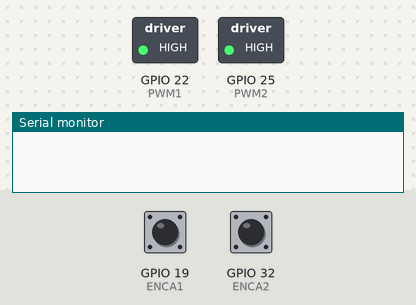
A sketch run on a simulated ESP32. On the bench: switched loads named in the sketch (green lamp = pin HIGH), the last lines printed to the serial monitor. The inputs (shaded band) are chosen by the test bench; at power-on: GPIO 19 (ENCA1) HIGH, GPIO 32 (ENCA2) HIGH.

Above: at 5.0 s.
At 10.5 s:
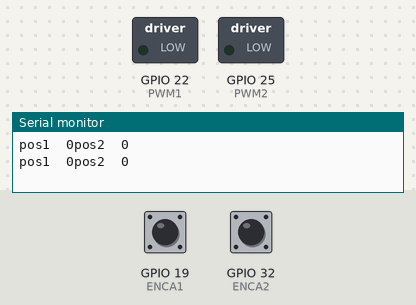
Timing chart, 0 to 14.3 s (numbered marks = the images above):
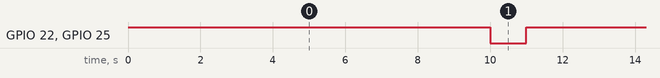

Measured:
- by itself, GPIO 22 (PWM1), GPIO 25 (PWM2): alternates HIGH for 10.0 s and LOW for 1.0 s

The sketch:

final_autonomus_robot.ino
```cpp
#define ENCA1 19
#define ENCB1 16
#define PWM1 22
#define IN1 23

#define ENCA2 32
#define ENCB2 33
#define PWM2 25
#define IN2 26

int pos1 = 0;
int pos2 = 0;
void setup() {
  Serial.begin(9600);
  pinMode(ENCA1,INPUT);
  pinMode(ENCB1,INPUT);
  pinMode(ENCA2,INPUT);
  pinMode(ENCB2,INPUT);
  pinMode(PWM1,INPUT);
  pinMode(IN1,INPUT);
  pinMode(PWM2,INPUT);
  pinMode(IN2,INPUT);
  attachInterrupt(digitalPinToInterrupt(ENCA1),readEncoder1,RISING);
  attachInterrupt(digitalPinToInterrupt(ENCA2),readEncoder2,RISING);
}

void loop() {
  setMotor(1, 255, PWM1, IN1);
  setMotor(1, 255, PWM2,IN2);
  delay(5000);
  Serial.print("pos1\t");
  Serial.print(pos1);
  Serial.print("pos2\t");
  Serial.println(pos2);
  setMotor(-1, 255, PWM1, IN1);
  setMotor(-1, 255, PWM2,IN2);
  delay(5000);
  Serial.print("pos1\t");
  Serial.print(pos1);
  Serial.print("pos2\t");
  Serial.println(pos2);
  setMotor(0, 0, PWM1, IN1);
   setMotor(0, 0, PWM2,IN2);
  delay(1000);
  Serial.print("pos1\t");
  Serial.print(pos1);
  Serial.print("pos2\t");
  Serial.println(pos2);
}

void setMotor(int dir, int pwmVal, int pwm, int in1){
  analogWrite(pwm,pwmVal);
  if(dir == 1){
    digitalWrite(in1,HIGH);
  }
  else if(dir == -1){
    digitalWrite(in1,LOW);
  }
  else{
    digitalWrite(in1,LOW);
  }
}

void readEncoder1(){
  int b = digitalRead(ENCB1);
  if(b > 0){
    pos1++;
  }
  else{
    pos1--;
  }
}
void readEncoder2(){
  int b = digitalRead(ENCB2);
  if(b > 0){
    pos2++;
  }
  else{
    pos2--;
  }
}
```
